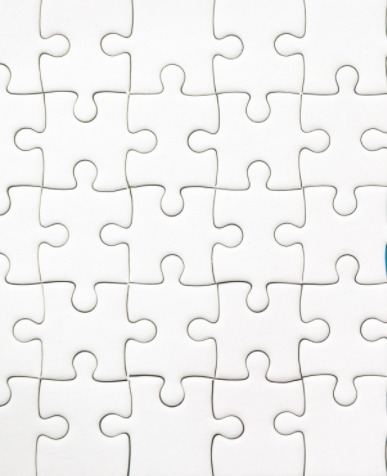
#> input picture models/omes/Detec-objet/05/figure04.jpeg, 387 x 476 px
$ python program03.py
#> lines starting #> are read from the running program, lines starting #| are printed output that depends on the picture
#!/usr/bin/env python3
# -*- coding: utf-8 -*-
"""
Created on Mon Feb 15 23:15:44 2021
Programa que muestra 03 canales de colores, imprime imagen de RGB
y una segunda imagen de BGR
@author: jhongvp
"""

import cv2
import numpy as np

bgr=cv2.imread('figure04.jpeg')
#> bgr is the input picture: shape (476, 387, 3); mean B, G, R 241.1, 241.8, 242.3
C1=bgr[:,:,0]
C2=bgr[:,:,1]
C3=bgr[:,:,2]
cv2.imshow('BGR',np.hstack([C1,C2,C3]))
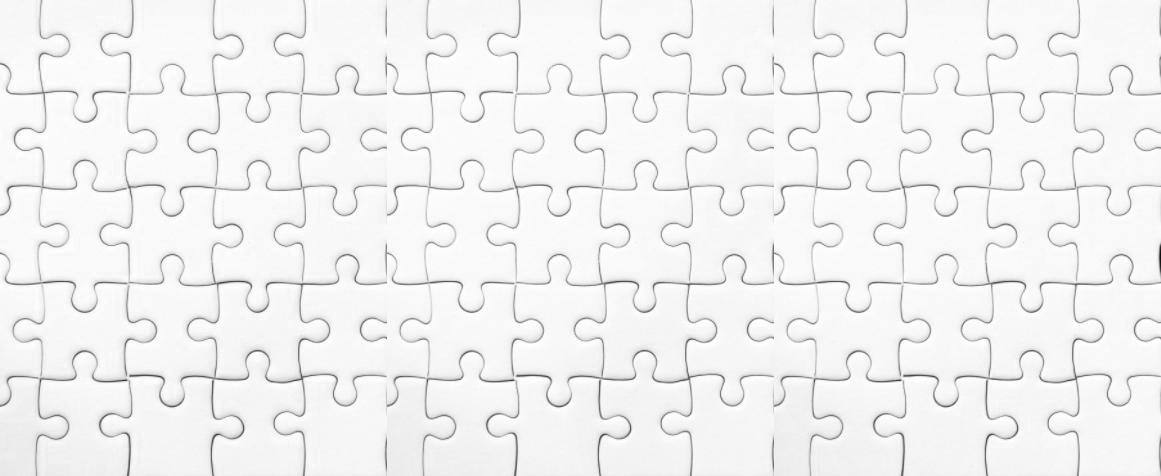
#> window 'BGR': shape (476, 1161); min 14, max 255, mean 241.7

rgb=cv2.cvtColor(bgr,cv2.COLOR_BGR2RGB)
C1=rgb[:,:,0]
C2=rgb[:,:,1]
C3=rgb[:,:,2]
cv2.imshow('RGB',np.hstack([C1,C2,C3]))
cv2.waitKey(0)
cv2.destroyAllWindows()

$ run again, with models/omes/Detec-objet/05/figure02.jpeg copied over models/omes/Detec-objet/05/figure04.jpeg
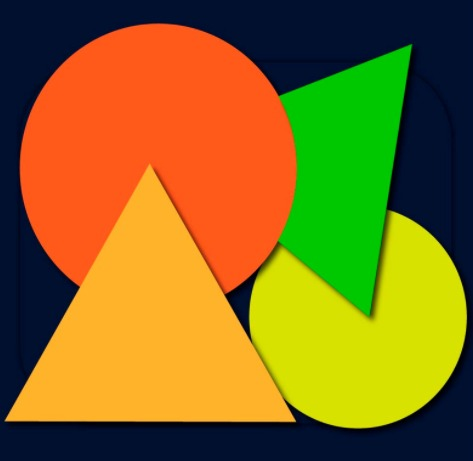
#> input picture models/omes/Detec-objet/05/figure02.jpeg, 473 x 461 px
#> bgr is the input picture: shape (461, 473, 3); mean B, G, R 29, 108.7, 134.4
#> `cv2.imshow('BGR',np.hstack([C1,C2,C3]))`:
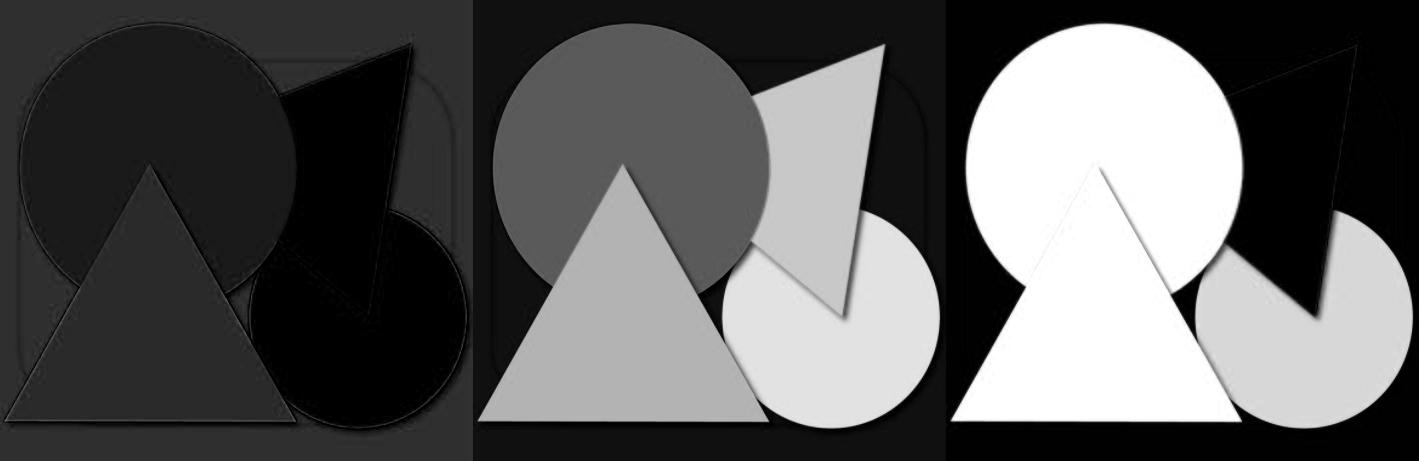
#> window 'BGR': shape (461, 1419); min 0, max 255, mean 90.7
#> `cv2.imshow('RGB',np.hstack([C1,C2,C3]))`:
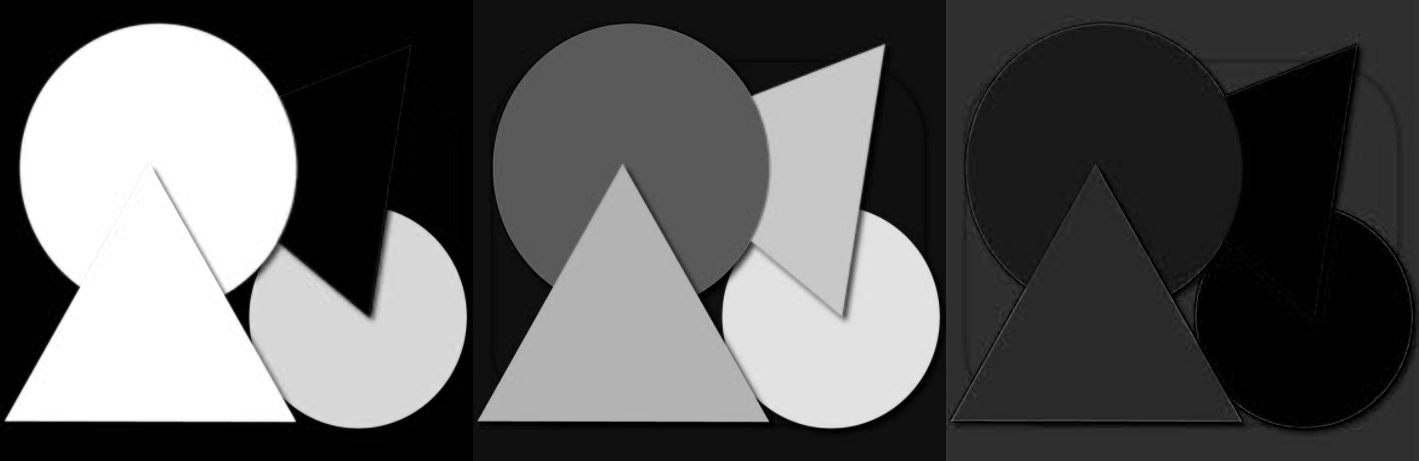
#> window 'RGB': shape (461, 1419); min 0, max 255, mean 90.7

$ run again, with models/omes/Detec-objet/05/figure03.jpeg copied over models/omes/Detec-objet/05/figure04.jpeg
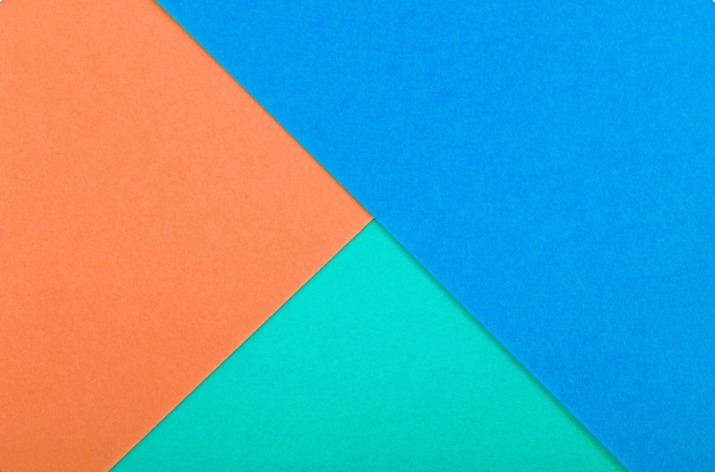
#> input picture models/omes/Detec-objet/05/figure03.jpeg, 715 x 472 px
#> bgr is the input picture: shape (472, 715, 3); mean B, G, R 175.9, 159.7, 90.2
#> `cv2.imshow('BGR',np.hstack([C1,C2,C3]))`:
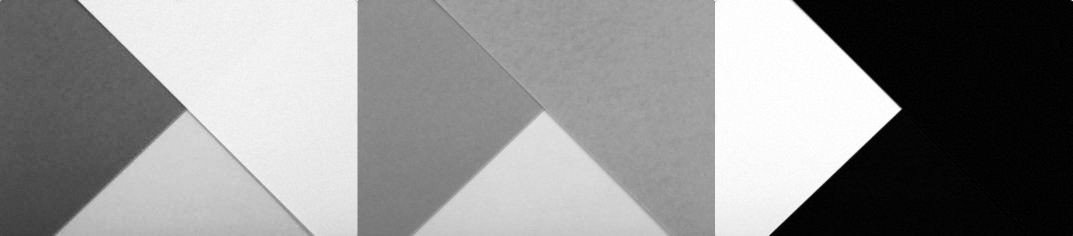
#> window 'BGR': shape (472, 2145) (shown at 1/2 size); min 0, max 255, mean 142
#> `cv2.imshow('RGB',np.hstack([C1,C2,C3]))`:
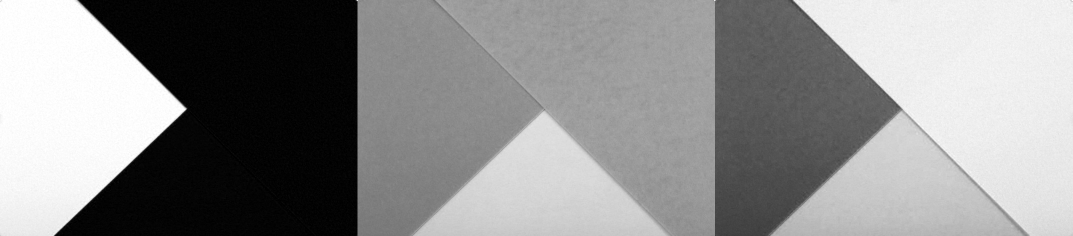
#> window 'RGB': shape (472, 2145) (shown at 1/2 size); min 0, max 255, mean 142
